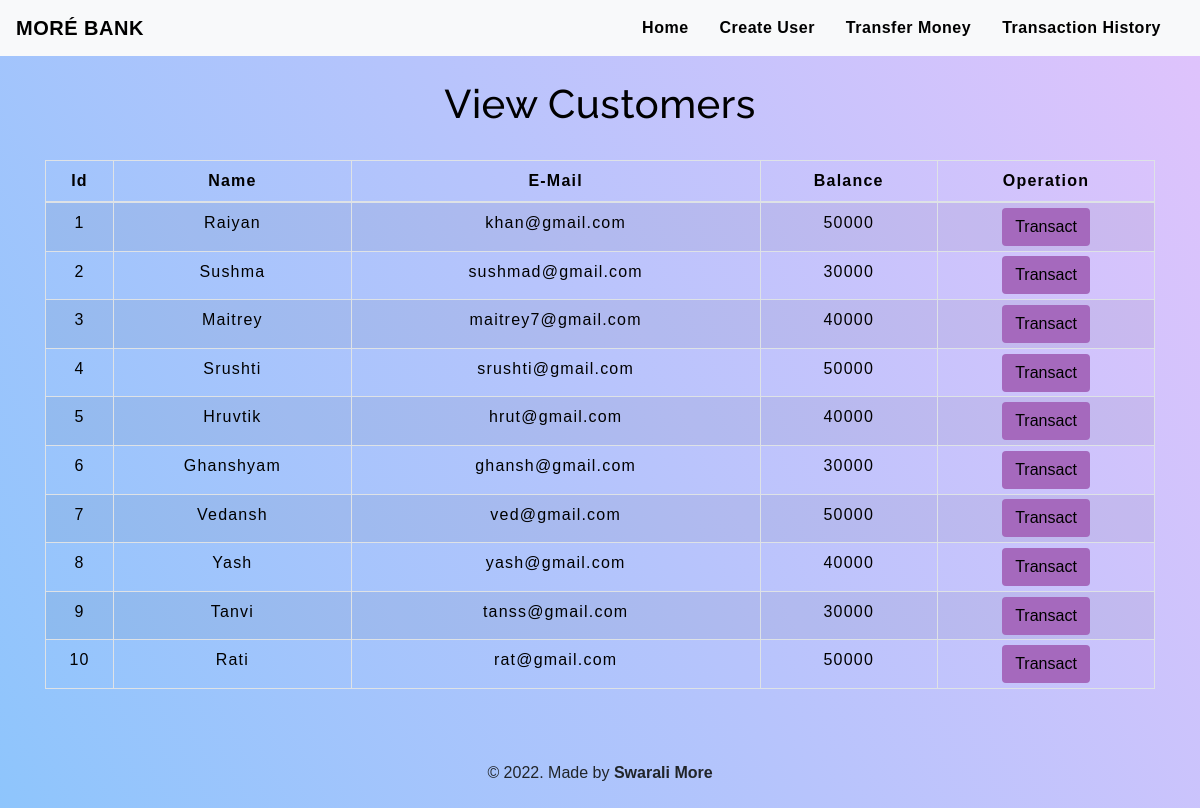
Page /viewcustomers.php on the committed database.
### tables this page shows
CREATE TABLE `users` (
  `id` int(3) NOT NULL,
  `name` text NOT NULL,
  `email` varchar(30) NOT NULL,
  `balance` int(8) NOT NULL
);

### viewcustomers.php (the view, shortened to what this page needs)
<!DOCTYPE html>
<html lang="en">
<head>
    <link rel="stylesheet" href="https://maxcdn.bootstrapcdn.com/bootstrap/4.0.0/css/bootstrap.min.css">
    <link rel="stylesheet" type="text/css" href="css/table.css">
    <link rel="stylesheet" type="text/css" href="css/navbar.css">
</head>
<body style="background-image: linear-gradient(62deg, #8EC5FC 0%, #E0C3FC 100%);">
<?php
    include 'config.php';
    $sql = "SELECT * FROM users";
    $result = mysqli_query($conn,$sql);
?>
<?php
  include 'navbar.php';
?>
<div class="container">
        <h2 class="text-center pt-4" style="color : black;">View Customers</h2>
        <br>
            <div class="row">
                <div class="col">
                    <div class="table-responsive-sm">
                    <table class="table table-hover table-sm table-striped table-condensed table-bordered" style="border-color:black;">
                        <thead style="color : black;">
                            <tr>
                            <th scope="col" class="text-center py-2">Id</th>
                            <th scope="col" class="text-center py-2">Name</th>
                            <th scope="col" class="text-center py-2">E-Mail</th>
                            <th scope="col" class="text-center py-2">Balance</th>
                            <th scope="col" class="text-center py-2">Operation</th>
                            </tr>
                        </thead>
                        <tbody>
                <?php
                    while($rows=mysqli_fetch_assoc($result)){
                ?>
                    <tr style="color : black;">
                        <td class="py-2"><?php echo $rows['id'] ?></td>
                        <td class="py-2"><?php echo $rows['name']?></td>
                        <td class="py-2"><?php echo $rows['email']?></td>
                        <td class="py-2"><?php echo $rows['balance']?></td>
                        <td><a href="selecteduserdetail.php?id= <?php echo $rows['id'] ;?>"> <button type="button" class="btn" style="background-color : #A569BD;">Transact</button></a></td>
                    </tr>
                <?php
                    }
                ?>
                        </tbody>
                    </table>
                    </div>
                </div>
            </div>
         </div>
         <footer class="text-center mt-5 py-2">
            <p>&copy 2022. Made by <b>Swarali More</b>
        </footer>
</body>
</html>

### css/table.css (style rules this page uses)
* { padding: 0; margin: 0; box-sizing: border-box; font-family: sans-serif; }
h2 { font-size: 40px; }
table { letter-spacing: 1.2px; }
td { text-align: center; }
button { border:none; background: #d9d9d9; transition: 1s; }

### css/navbar.css (style rules this page uses)
h2 { color: #4C4B4B; letter-spacing: 0.5px; font-family: raleway; }

### viewcustomers.php (style rules this page uses)
button { transition: 1.5s; }

### rows in the picture
users: id "1", name "Raiyan", email "khan@gmail.com", balance "50000"
users: id "2", name "Sushma", email "sushmad@gmail.com", balance "30000"
users: id "3", name "Maitrey", email "maitrey7@gmail.com", balance "40000"
users: id "4", name "Srushti", email "srushti@gmail.com", balance "50000"
users: id "5", name "Hruvtik", email "hrut@gmail.com", balance "40000"
users: id "6", name "Ghanshyam", email "ghansh@gmail.com", balance "30000"
users: id "7", name "Vedansh", email "ved@gmail.com", balance "50000"
users: id "8", name "Yash", email "yash@gmail.com", balance "40000"
users: id "9", name "Tanvi", email "tanss@gmail.com", balance "30000"
users: id "10", name "Rati", email "rat@gmail.com", balance "50000"
